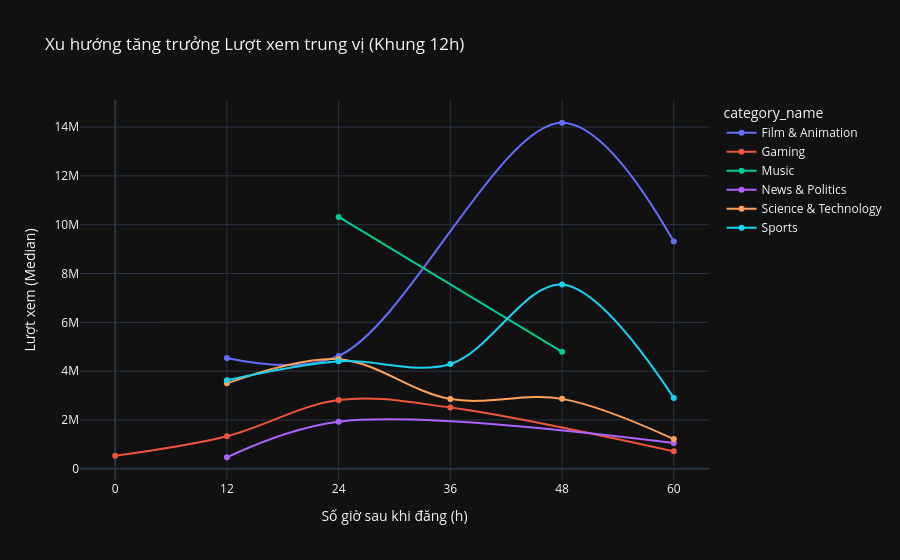

Notebook code cell kept with this figure:
### Code cell
import pandas as pd
import plotly.express as px
from sqlalchemy import create_engine
import warnings
warnings.filterwarnings('ignore')

print("1. ĐANG HÚT LỊCH SỬ THỜI GIAN TỪ POSTGRESQL (Full Time-series)...")
PG_URI = "postgresql+psycopg2://youtube_user:youtube_pass@localhost:5432/youtube_analysis"
engine = create_engine(PG_URI)

# Lấy toàn bộ lịch sử đo lường (fact) ráp với thời gian đăng (dim)
query_ts = """
SELECT d.video_id, d.category_name, d.publish_at, 
       f.crawled_at, f.view_count, f.is_trending
FROM dim_video d
JOIN fact_youtube_metrics f ON d.video_id = f.video_id
WHERE f.view_count > 0;
"""
df_ts = pd.read_sql(query_ts, engine)

print("2. ĐANG TÍNH TOÁN TỐC ĐỘ TĂNG TRƯỞNG (Hours since publish)...")
# Chuyển đổi sang Datetime
df_ts['publish_at'] = pd.to_datetime(df_ts['publish_at'])
df_ts['crawled_at'] = pd.to_datetime(df_ts['crawled_at'])

# Tính số giờ trôi qua kể từ khi publish
df_ts['hours_since_publish'] = (df_ts['crawled_at'] - df_ts['publish_at']).dt.total_seconds() / 3600

# Chỉ lấy khung thời gian vàng: 72 giờ đầu tiên
df_72h = df_ts[(df_ts['hours_since_publish'] >= 0) & (df_ts['hours_since_publish'] <= 72)].copy()
df_72h['hours_rounded'] = df_72h['hours_since_publish'].round()

print("3. VẼ BIỂU ĐỒ ĐƯỜNG ĐUA BỨT PHÁ (RQ3)...")
# Gom thời gian thành các khung 12 tiếng để khử nhiễu
df_72h['time_window'] = (df_72h['hours_since_publish'] // 12) * 12
growth_df = df_72h.groupby(['category_name', 'time_window'])['view_count'].median().reset_index()

fig_ts = px.line(
    growth_df,
    x="time_window",
    y="view_count",
    color="category_name",
    title="Xu hướng tăng trưởng Lượt xem trung vị (Khung 12h)",
    labels={"time_window": "Số giờ sau khi đăng (h)", "view_count": "Lượt xem (Median)"},
    markers=True,
    line_shape="spline" # Bo cong đường line cho mượt
)
fig_ts.update_layout(hovermode="x unified", template="plotly_dark", xaxis=dict(dtick=12))
fig_ts.show()

print("ĐÃ XONG RQ3!")

### Figure 1 — Plotly figure (JSON) as saved in the notebook; plotly's stock layout.template omitted (floating-point values rounded to 4 significant figures)
{"data": [{"hovertemplate": "category_name=Film & Animation<br>Số giờ sau khi đăng (h)=%{x}<br>Lượt xem (Median)=%{y}<extra></extra>", "legendgroup": "Film & Animation", "line": {"color": "#636efa", "dash": "solid", "shape": "spline"}, "marker": {"symbol": "circle"}, "mode": "lines+markers", "name": "Film & Animation", "orientation": "v", "showlegend": true, "type": "scatter", "x": [12.0, 24.0, 48.0, 60.0], "xaxis": "x", "y": [4543000.0, 4625000.0, 14180000.0, 9307000.0], "yaxis": "y"}, {"hovertemplate": "category_name=Gaming<br>Số giờ sau khi đăng (h)=%{x}<br>Lượt xem (Median)=%{y}<extra></extra>", "legendgroup": "Gaming", "line": {"color": "#EF553B", "dash": "solid", "shape": "spline"}, "marker": {"symbol": "circle"}, "mode": "lines+markers", "name": "Gaming", "orientation": "v", "showlegend": true, "type": "scatter", "x": [0.0, 12.0, 24.0, 36.0, 60.0], "xaxis": "x", "y": [531900.0, 1334000.0, 2821000.0, 2511000.0, 714100.0], "yaxis": "y"}, {"hovertemplate": "category_name=Music<br>Số giờ sau khi đăng (h)=%{x}<br>Lượt xem (Median)=%{y}<extra></extra>", "legendgroup": "Music", "line": {"color": "#00cc96", "dash": "solid", "shape": "spline"}, "marker": {"symbol": "circle"}, "mode": "lines+markers", "name": "Music", "orientation": "v", "showlegend": true, "type": "scatter", "x": [24.0, 48.0], "xaxis": "x", "y": [10320000.0, 4794000.0], "yaxis": "y"}, {"hovertemplate": "category_name=News & Politics<br>Số giờ sau khi đăng (h)=%{x}<br>Lượt xem (Median)=%{y}<extra></extra>", "legendgroup": "News & Politics", "line": {"color": "#ab63fa", "dash": "solid", "shape": "spline"}, "marker": {"symbol": "circle"}, "mode": "lines+markers", "name": "News & Politics", "orientation": "v", "showlegend": true, "type": "scatter", "x": [12.0, 24.0, 60.0], "xaxis": "x", "y": [473400.0, 1929000.0, 1053000.0], "yaxis": "y"}, {"hovertemplate": "category_name=Science & Technology<br>Số giờ sau khi đăng (h)=%{x}<br>Lượt xem (Median)=%{y}<extra></extra>", "legendgroup": "Science & Technology", "line": {"color": "#FFA15A", "dash": "solid", "shape": "spline"}, "marker": {"symbol": "circle"}, "mode": "lines+markers", "name": "Science & Technology", "orientation": "v", "showlegend": true, "type": "scatter", "x": [12.0, 24.0, 36.0, 48.0, 60.0], "xaxis": "x", "y": [3501000.0, 4492000.0, 2855000.0, 2865000.0, 1216000.0], "yaxis": "y"}, {"hovertemplate": "category_name=Sports<br>Số giờ sau khi đăng (h)=%{x}<br>Lượt xem (Median)=%{y}<extra></extra>", "legendgroup": "Sports", "line": {"color": "#19d3f3", "dash": "solid", "shape": "spline"}, "marker": {"symbol": "circle"}, "mode": "lines+markers", "name": "Sports", "orientation": "v", "showlegend": true, "type": "scatter", "x": [12.0, 24.0, 36.0, 48.0, 60.0], "xaxis": "x", "y": [3624000.0, 4404000.0, 4294000.0, 7550000.0, 2906000.0], "yaxis": "y"}], "layout": {"hovermode": "x unified", "legend": {"title": {"text": "category_name"}, "tracegroupgap": 0}, "title": {"text": "Xu hướng tăng trưởng Lượt xem trung vị (Khung 12h)"}, "xaxis": {"anchor": "y", "domain": [0, 1], "dtick": 12, "title": {"text": "Số giờ sau khi đăng (h)"}}, "yaxis": {"anchor": "x", "domain": [0, 1], "title": {"text": "Lượt xem (Median)"}}}}
